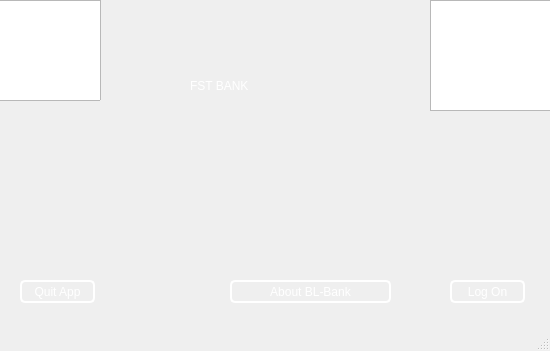
<?xml version="1.0" encoding="UTF-8"?>
<ui version="4.0">
 <class>MainWindow0</class>
 <widget class="QMainWindow" name="MainWindow0">
  <property name="enabled">
   <bool>true</bool>
  </property>
  <property name="geometry">
   <rect>
    <x>0</x>
    <y>0</y>
    <width>550</width>
    <height>351</height>
   </rect>
  </property>
  <property name="windowTitle">
   <string>FST BANK</string>
  </property>
  <property name="windowIcon">
   <iconset resource="RImages.qrc">
    <normaloff>:/MesImages/MesImages/bank.png</normaloff>:/MesImages/MesImages/bank.png</iconset>
  </property>
  <property name="autoFillBackground">
   <bool>false</bool>
  </property>
  <property name="styleSheet">
   <string notr="true">border-image: url(:/MesImages/MesImages/maxresdefault.png);</string>
  </property>
  <widget class="QWidget" name="centralwidget">
   <widget class="QPushButton" name="logon0">
    <property name="geometry">
     <rect>
      <x>450</x>
      <y>280</y>
      <width>75</width>
      <height>23</height>
     </rect>
    </property>
    <property name="cursor">
     <cursorShape>PointingHandCursor</cursorShape>
    </property>
    <property name="styleSheet">
     <string notr="true">#logon0 {
  border-width: 7px;
  border-color: rgb(255, 0, 0);
  border-radius: 5px;
  border-style: solid; /* Added border style */
  border-image: none;
	font: 700 italic 10pt &quot;Segoe UI&quot;;
  color: rgb(255, 255, 255);
  border: 2px solid white; /* White border */
}

</string>
    </property>
    <property name="text">
     <string>Log On</string>
    </property>
   </widget>
   <widget class="QPushButton" name="quit0">
    <property name="geometry">
     <rect>
      <x>20</x>
      <y>280</y>
      <width>75</width>
      <height>23</height>
     </rect>
    </property>
    <property name="cursor">
     <cursorShape>PointingHandCursor</cursorShape>
    </property>
    <property name="styleSheet">
     <string notr="true">#quit0
{
	  border-width: 7px;
  border-color: rgb(255, 0, 0);
  border-radius: 5px;
  border-style: solid; /* Added border style */
  border-image: none;
  
	font: 700 italic 10pt &quot;Segoe UI&quot;;
  color: rgb(255, 255, 255);
   border: 2px solid white; 
}</string>
    </property>
    <property name="text">
     <string>Quit App</string>
    </property>
   </widget>
   <widget class="QPushButton" name="aboutB">
    <property name="geometry">
     <rect>
      <x>230</x>
      <y>280</y>
      <width>161</width>
      <height>23</height>
     </rect>
    </property>
    <property name="cursor">
     <cursorShape>PointingHandCursor</cursorShape>
    </property>
    <property name="toolTip">
     <string>&lt;html&gt;&lt;head/&gt;&lt;body&gt;&lt;p&gt;More informations about B-BANK&lt;/p&gt;&lt;/body&gt;&lt;/html&gt;</string>
    </property>
    <property name="styleSheet">
     <string notr="true">#aboutB {
  border-width: 7px;
  border-color: rgb(255, 0, 0);
  border-radius: 5px;
  border-style: solid; /* Added border style */
  border-image: none;
  
	font: 700 italic 10pt &quot;Segoe UI&quot;;
  color: rgb(255, 255, 255);
   border: 2px solid white; 
}</string>
    </property>
    <property name="text">
     <string>About BL-Bank</string>
    </property>
   </widget>
   <widget class="QLabel" name="label">
    <property name="geometry">
     <rect>
      <x>190</x>
      <y>60</y>
      <width>271</width>
      <height>51</height>
     </rect>
    </property>
    <property name="styleSheet">
     <string notr="true">border-width: 7;
	border-color: rgb(255, 0, 0);
	border-radius: 5;
	border-image: none;
font: 32pt &quot;Freestyle Script&quot;;
color: rgb(255, 255, 255);</string>
    </property>
    <property name="text">
     <string>FST BANK</string>
    </property>
   </widget>
   <widget class="QGraphicsView" name="graphicsView">
    <property name="geometry">
     <rect>
      <x>-30</x>
      <y>0</y>
      <width>131</width>
      <height>101</height>
     </rect>
    </property>
    <property name="styleSheet">
     <string notr="true">border-image: url(:/MesImages/MesImages/Design sans titre (10).png);</string>
    </property>
   </widget>
   <widget class="QGraphicsView" name="graphicsView_2">
    <property name="geometry">
     <rect>
      <x>430</x>
      <y>0</y>
      <width>161</width>
      <height>111</height>
     </rect>
    </property>
    <property name="styleSheet">
     <string notr="true">border-image: url(:/MesImages/MesImages/fst.png);</string>
    </property>
   </widget>
  </widget>
  <widget class="QMenuBar" name="menubar">
   <property name="geometry">
    <rect>
     <x>0</x>
     <y>0</y>
     <width>550</width>
     <height>21</height>
    </rect>
   </property>
  </widget>
  <widget class="QStatusBar" name="statusbar"/>
 </widget>
 <resources>
  <include location="RImages.qrc"/>
 </resources>
 <connections/>
</ui>
